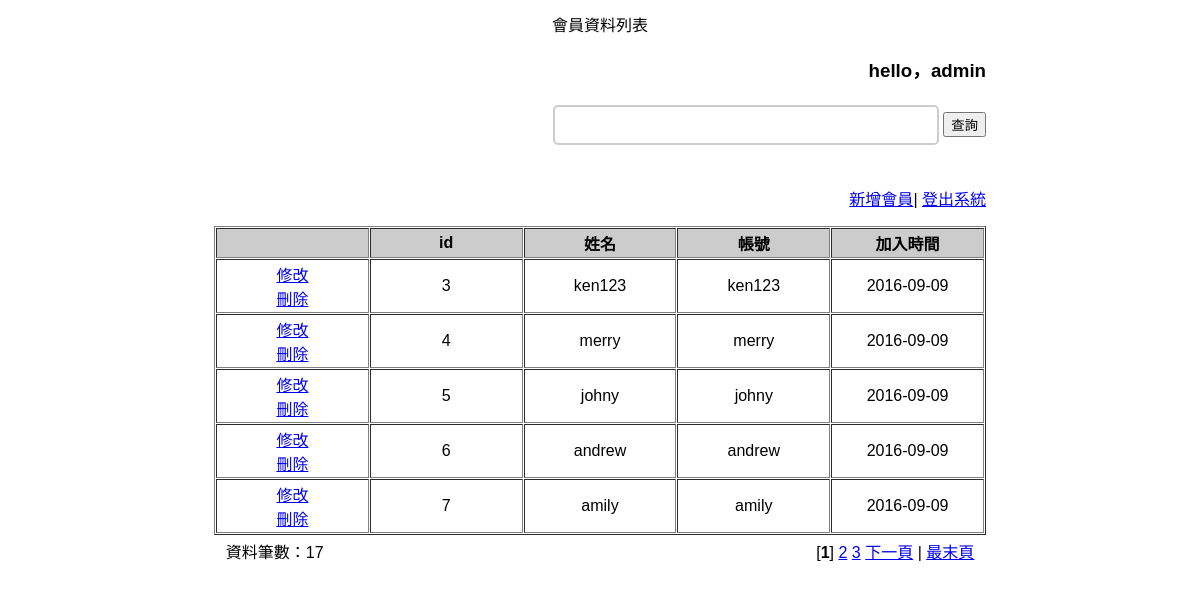
/admin.php (signed in), run on the app's committed database.
### tables this page shows
CREATE TABLE `member` (
  `id` int(11) NOT NULL,
  `name` varchar(50) DEFAULT NULL,
  `username` varchar(20) DEFAULT NULL,
  `psword` varchar(20) DEFAULT NULL,
  `level` enum('admin','member') NOT NULL DEFAULT 'member',
  `sex` enum('M','F') NOT NULL DEFAULT 'M',
  `birthday` date DEFAULT NULL,
  `phone` varchar(100) DEFAULT NULL,
  `email` varchar(100) DEFAULT NULL,
  `address` varchar(100) DEFAULT NULL,
  `jointime` date DEFAULT NULL,
  `logintime` date DEFAULT NULL,
  `item` int(11) DEFAULT NULL
);

### admin.php (the view, shortened to what this page needs)
<?php
	$pageRow_records = 5;
	$num_pages = 1;
	$startRow_records = ($num_pages -1) * $pageRow_records;
	$query_AllMember = "SELECT * FROM `member` WHERE `level`<>'admin'";
	$All_Member = mysql_query($query_AllMember);
	$query_limit_Member = $query_AllMember.' LIMIT '.$startRow_records.",".$pageRow_records;
	$Limit_Member = mysql_query($query_limit_Member);
	$total_counts = mysql_num_rows($All_Member);
	$total_pages = ceil($total_counts/$pageRow_records);
?>
<html>
<head>
	<link href="css/style.css" rel="stylesheet"/>
</head>
<body>
<table width="780" border="0" align="center" cellpadding="4" cellspacing="0">
	<td class="tdrline"><p class="title" align='center'>會員資料列表 </p>
		<div align="right">
			<h3 >hello，<?php echo $_SESSION['loginMember'] ?></h3>
			<form method="get" action="">
			<input type="text" id="find" name="find"  style="text-align: left">
			<input type="submit" value="查詢">
			</form></div>
		<p align="right"><a href="join.php">新增會員</a>| <a href="?logout=true">登出系統</a></p>
	<table width="100%" border=1 cellpadding="2" cellspacing="1">
		<tr>
			<th width="20%" bgcolor="#CCCCCC"><p></p></th>
			<th width="20%" bgcolor="#CCCCCC"><p>id</p></th>
			<th width="20%" bgcolor="#CCCCCC"><p>姓名</p></th>
			<th width="20%" bgcolor="#CCCCCC"><p>帳號</p></th>
			<th width="20%" bgcolor="#CCCCCC"><p>加入時間</p></th>
		</tr>
		<?php	while($row=mysql_fetch_assoc($Limit_Member)){ ?>
            <tr>
              <td width="20%" align="center" bgcolor="#FFFFFF"><p><a href="admin_update.php?id=<?php echo $row["id"];?>">修改</a><br>
                <a href="?action=delete&id=<?php echo $row["id"];?>" onClick="return delete_member();">刪除</a></p></td>
              <td width="20%" align="center" bgcolor="#FFFFFF"><p><?php echo $row["id"];?></p></td>
              <td width="20%" align="center" bgcolor="#FFFFFF"><p><?php echo $row["name"];?></p></td>
              <td width="20%" align="center" bgcolor="#FFFFFF"><p><?php echo $row["username"];?></p></td>
			  <td width="20%" align="center" bgcolor="#FFFFFF"><p><?php echo $row["jointime"];?></p></td>
            </tr>
		<?php }?>
	</table>
	 <table width="98%" border="0" align="center" cellpadding="4" cellspacing="0">
            <tr>
              <td valign="middle"><p>資料筆數：<?php echo $total_counts;?></p></td>
              <td align="right"><p>
				<?php
					for ($x = 1; $x < 4; $x++) {
							if ($x == $num_pages) {
								echo " [<b>".$x."</b>] ";
							}else {
								echo " <a href=admin.php?page=".$x.">".$x."</a> ";
							}
					}
				?>
                <?php if ($num_pages < $total_pages) {  ?>
						<a href="?page=<?php echo $num_pages+1;?>">下一頁</a> | <a href="?page=<?php echo $total_pages;?>">最末頁</a>
                <?php }?>
              </p></td>
            </tr>
          </table>
</table>
</body>
</html>

### css/style.css (style rules this page uses)
body { font-family: 'Raleway', sans-serif; }
input[type=text] { width: 50%; height: 40px; padding: 5px; margin-bottom: 25px; margin-top: 5px; border: 2px solid #ccc; color: #4f4f4f; font-size: 16px; border-radius: 5px; }

### data on the page
member: id "3", name "ken123", username "ken123", jointime "2016-09-09"
member: id "4", name "merry", username "merry", jointime "2016-09-09"
member: id "5", name "johny", username "johny", jointime "2016-09-09"
member: id "6", name "andrew", username "andrew", jointime "2016-09-09"
member: id "7", name "amily", username "amily", jointime "2016-09-09"

### other printed values
$_SESSION['loginMember'] "admin"
$total_counts "17"
